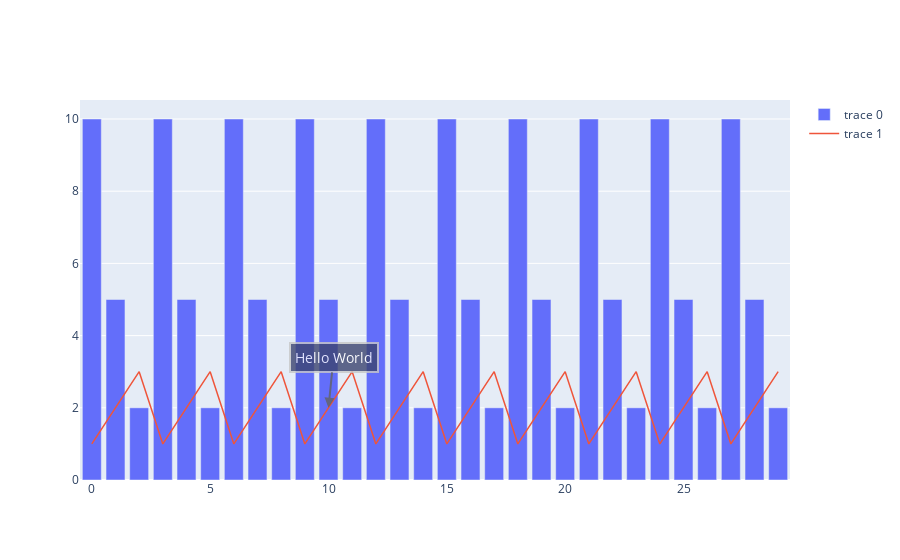

Source (notebook cell):
### Code cell
fig.annotation(10, 2, 'Hello World')
fig()

### Figure 1 — Plotly figure (JSON) as saved in the notebook; plotly's stock layout.template omitted (floating-point values rounded to 4 significant figures)
{"data": [{"type": "bar", "x": [0, 1, 2, 3, 4, 5, 6, 7, 8, 9, 10, 11, 12, 13, 14, 15, 16, 17, 18, 19, 20, 21, 22, 23, 24, 25, 26, 27, 28, 29], "y": [10, 5, 2, 10, 5, 2, 10, 5, 2, 10, 5, 2, 10, 5, 2, 10, 5, 2, 10, 5, 2, 10, 5, 2, 10, 5, 2, 10, 5, 2]}, {"line": {"width": 1.5}, "mode": "lines", "type": "scatter", "x": [0, 1, 2, 3, 4, 5, 6, 7, 8, 9, 10, 11, 12, 13, 14, 15, 16, 17, 18, 19, 20, 21, 22, 23, 24, 25, 26, 27, 28, 29], "y": [1, 2, 3, 1, 2, 3, 1, 2, 3, 1, 2, 3, 1, 2, 3, 1, 2, 3, 1, 2, 3, 1, 2, 3, 1, 2, 3, 1, 2, 3]}], "layout": {"annotations": [{"align": "center", "arrowcolor": "#636363", "arrowhead": 2, "arrowsize": 1, "arrowwidth": 2, "ax": 5, "ay": -50, "bgcolor": "#3C4470", "bordercolor": "#c7c7c7", "borderpad": 4, "borderwidth": 2, "font": {"color": "#ffffff", "size": 14}, "opacity": 0.8, "showarrow": true, "text": "Hello World", "x": 10, "xref": "x", "y": 2, "yref": "y"}]}}
